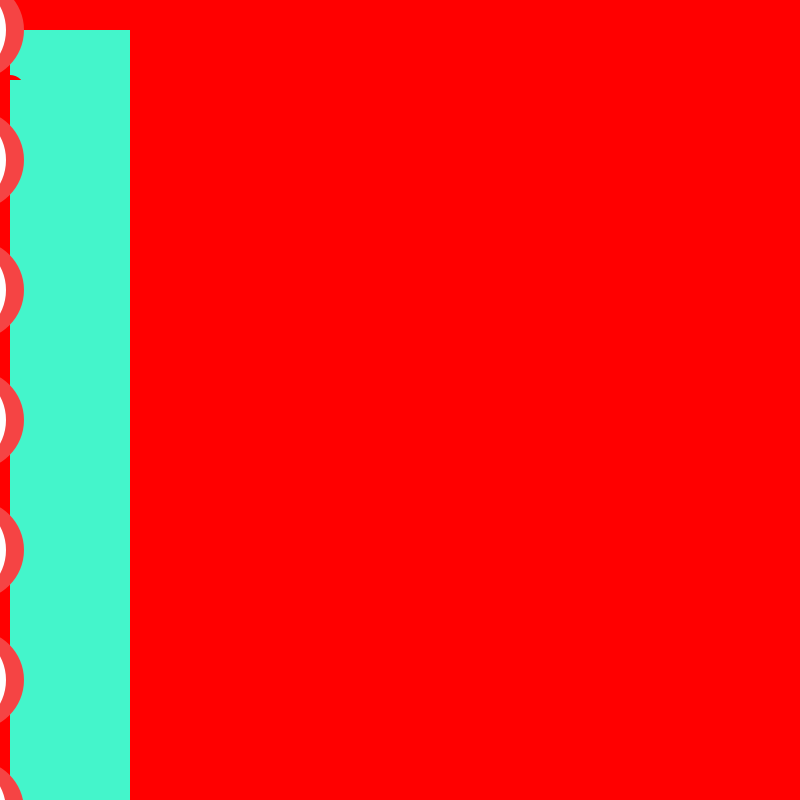
Frame 1 (no input)
Frame 60 (the mouse pressed at the canvas centre just before this capture): identical to frame 1, image omitted
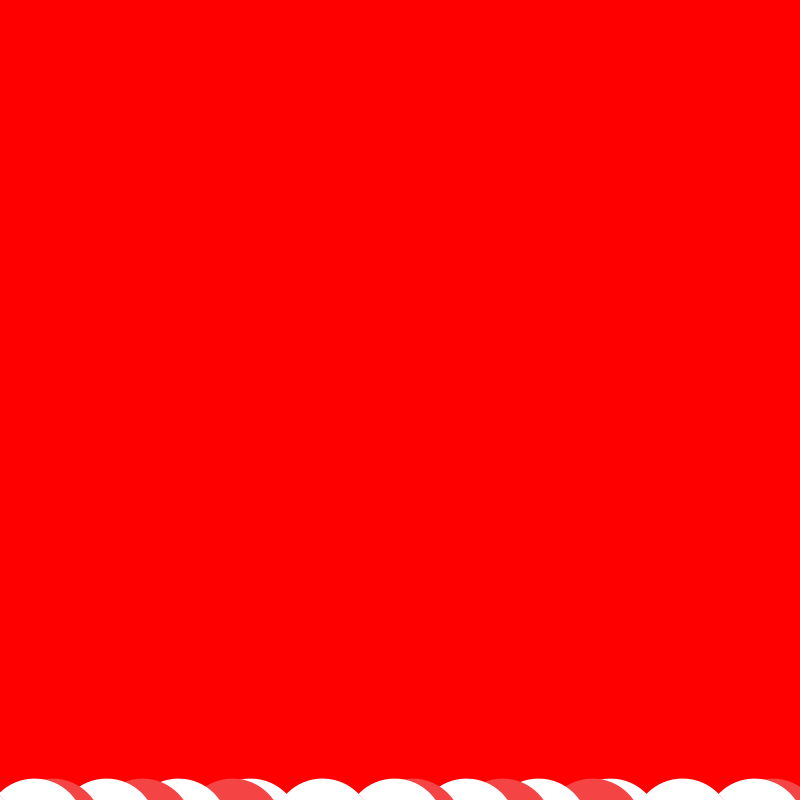
Frame 120 (the mouse held since frame 60 and released just before this capture)

The Processing sketch that drew these frames (run headless with seeded random() and noise(); from frame 60 on, the mouse is pressed at the canvas centre):

// Processing sketch: processing_156828
// ── processing_156828.pde

//easing effect

float posX = 0;
float posY = 0;
float easing = 0.1;

void setup() {
  size(800, 800);
  background(255, 0, 0);
  noStroke();
}



void draw () {
//  fill(279, 279, 0);
//  rect(0, 0, width, height);
  //draw the cover transparent rect
  posX += (mouseX - posX) * easing;
  posY += (mouseY - posY) * easing;
  background(255, 0, 0);
  

  fill(255, 0, 0);
  for (int i = 0; i < 60; i++) {
    for(int j = 0; j < 60; j++) {
    drawShape(i, j);
    }
  }
}
    
  
  void drawShape(int count, int countj) {
    pushMatrix();
    translate(posX + count * -20 + 10, posY + countj * 30 + 30);
   
    if(count%5 == 0) {
    fill(255, 0, 0 );
    ellipse(posX + count * -220, posY + countj * 30, 30, 30);
//    ellipse(posX/(i*0.1) + i * 0.5, posY/(i * 0.1) + i * 0.5, 190, 190);
    //  ellipse(posX, posY, 20, 20);
  }
  
  else if(count%5 == 1) {
      fill(247, 5, 5);
    rect(posX + count * -300, posY + countj * 20, 40, 40);
  }
  
  if(count%5 == 2) {
    fill(245, 68, 68 );
    ellipse(posX + count * 2, posY + countj * 100, 100, 100);
  }
  
   if(count%4 == 3) {
    fill(255 );
    ellipse(posX + count * 2, posY + countj * 100, 100, 100);
  }
    else {
      fill(68, 245, 203);
      rect(posX + count * -300, posY + countj * 20, 120, 120);
    }
    popMatrix();
  }
  
